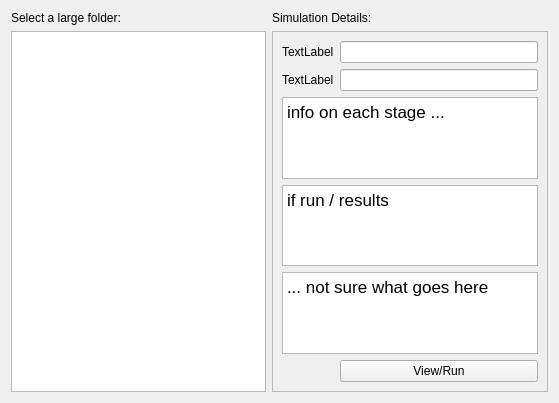
<?xml version="1.0" encoding="UTF-8"?>
<ui version="4.0">
 <class>CWE05</class>
 <widget class="QWidget" name="CWE05">
  <property name="geometry">
   <rect>
    <x>0</x>
    <y>0</y>
    <width>559</width>
    <height>403</height>
   </rect>
  </property>
  <property name="windowTitle">
   <string>Form</string>
  </property>
  <layout class="QGridLayout" name="gridLayout">
   <item row="1" column="0">
    <widget class="QTreeView" name="treeView"/>
   </item>
   <item row="0" column="0">
    <widget class="QLabel" name="label">
     <property name="text">
      <string>Select a large folder:</string>
     </property>
    </widget>
   </item>
   <item row="1" column="1">
    <widget class="QFrame" name="frame">
     <property name="frameShape">
      <enum>QFrame::StyledPanel</enum>
     </property>
     <property name="frameShadow">
      <enum>QFrame::Raised</enum>
     </property>
     <layout class="QGridLayout" name="gridLayout_2">
      <item row="2" column="1" colspan="2">
       <widget class="QTextEdit" name="textEdit">
        <property name="html">
         <string>&lt;!DOCTYPE HTML PUBLIC &quot;-//W3C//DTD HTML 4.0//EN&quot; &quot;http://www.w3.org/TR/REC-html40/strict.dtd&quot;&gt;
&lt;html&gt;&lt;head&gt;&lt;meta name=&quot;qrichtext&quot; content=&quot;1&quot; /&gt;&lt;style type=&quot;text/css&quot;&gt;
p, li { white-space: pre-wrap; }
&lt;/style&gt;&lt;/head&gt;&lt;body style=&quot; font-family:'.SF NS Text'; font-size:13pt; font-weight:400; font-style:normal;&quot;&gt;
&lt;p style=&quot; margin-top:0px; margin-bottom:0px; margin-left:0px; margin-right:0px; -qt-block-indent:0; text-indent:0px;&quot;&gt;info on each stage ...&lt;/p&gt;&lt;/body&gt;&lt;/html&gt;</string>
        </property>
       </widget>
      </item>
      <item row="1" column="1">
       <widget class="QLabel" name="label_4">
        <property name="text">
         <string>TextLabel</string>
        </property>
       </widget>
      </item>
      <item row="0" column="2">
       <widget class="QLineEdit" name="lineEdit"/>
      </item>
      <item row="5" column="2">
       <widget class="QPushButton" name="btn_viewRun">
        <property name="text">
         <string>View/Run</string>
        </property>
       </widget>
      </item>
      <item row="0" column="1">
       <widget class="QLabel" name="label_3">
        <property name="text">
         <string>TextLabel</string>
        </property>
       </widget>
      </item>
      <item row="1" column="2">
       <widget class="QLineEdit" name="lineEdit_2"/>
      </item>
      <item row="4" column="1" colspan="2">
       <widget class="QTextEdit" name="textEdit_3">
        <property name="html">
         <string>&lt;!DOCTYPE HTML PUBLIC &quot;-//W3C//DTD HTML 4.0//EN&quot; &quot;http://www.w3.org/TR/REC-html40/strict.dtd&quot;&gt;
&lt;html&gt;&lt;head&gt;&lt;meta name=&quot;qrichtext&quot; content=&quot;1&quot; /&gt;&lt;style type=&quot;text/css&quot;&gt;
p, li { white-space: pre-wrap; }
&lt;/style&gt;&lt;/head&gt;&lt;body style=&quot; font-family:'.SF NS Text'; font-size:13pt; font-weight:400; font-style:normal;&quot;&gt;
&lt;p style=&quot; margin-top:0px; margin-bottom:0px; margin-left:0px; margin-right:0px; -qt-block-indent:0; text-indent:0px;&quot;&gt;... not sure what goes here&lt;/p&gt;&lt;/body&gt;&lt;/html&gt;</string>
        </property>
       </widget>
      </item>
      <item row="3" column="1" colspan="2">
       <widget class="QTextEdit" name="textEdit_2">
        <property name="html">
         <string>&lt;!DOCTYPE HTML PUBLIC &quot;-//W3C//DTD HTML 4.0//EN&quot; &quot;http://www.w3.org/TR/REC-html40/strict.dtd&quot;&gt;
&lt;html&gt;&lt;head&gt;&lt;meta name=&quot;qrichtext&quot; content=&quot;1&quot; /&gt;&lt;style type=&quot;text/css&quot;&gt;
p, li { white-space: pre-wrap; }
&lt;/style&gt;&lt;/head&gt;&lt;body style=&quot; font-family:'.SF NS Text'; font-size:13pt; font-weight:400; font-style:normal;&quot;&gt;
&lt;p style=&quot; margin-top:0px; margin-bottom:0px; margin-left:0px; margin-right:0px; -qt-block-indent:0; text-indent:0px;&quot;&gt;if run / results&lt;/p&gt;&lt;/body&gt;&lt;/html&gt;</string>
        </property>
       </widget>
      </item>
     </layout>
    </widget>
   </item>
   <item row="0" column="1">
    <widget class="QLabel" name="label_2">
     <property name="text">
      <string>Simulation Details:</string>
     </property>
    </widget>
   </item>
  </layout>
 </widget>
 <resources/>
 <connections/>
</ui>
